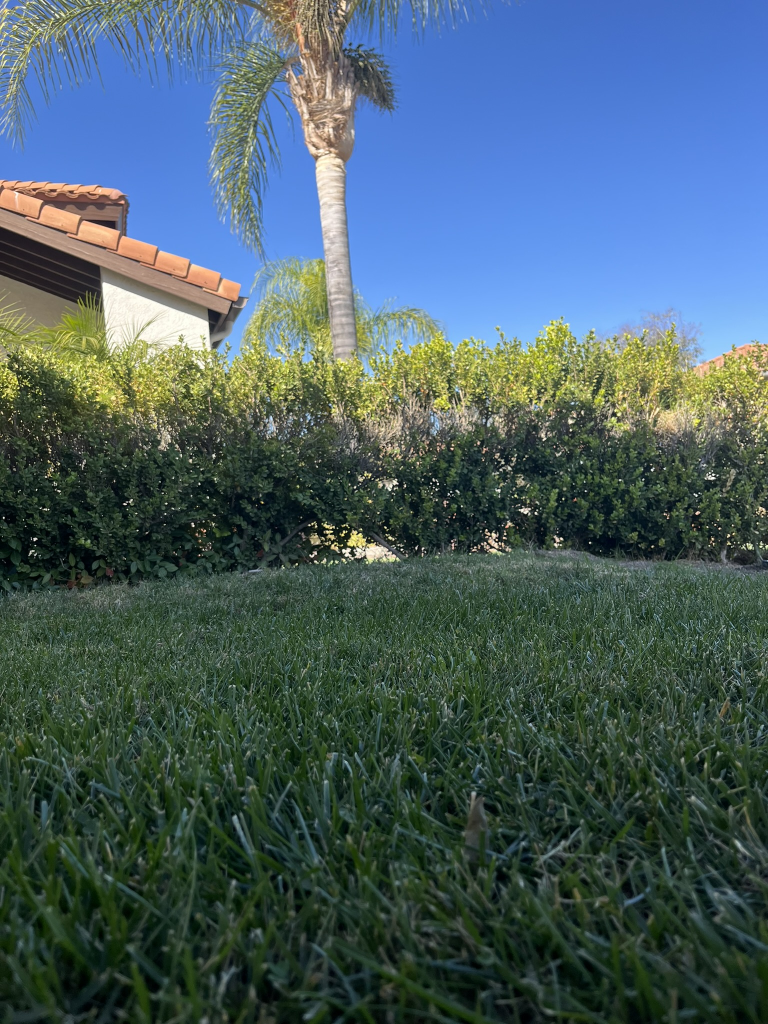
#> input picture dev/assets/s2/left.JPEG, 1536 x 2048 px (shown at 1/2 size); its folder holds 2 pictures in this run
$ python prot1.py
#> lines starting #> are read from the running program, lines starting #| are printed output that depends on the picture; after the words box and inside, x2 and y2 are one past the last pixel; in counts of white or black regions, pixels touching at a corner belong together; long printed decimals are rounded
# Proof of Concept 1
#
# Performs preprocessing, isolates largest green and non-green contours by area
# Identifies boundary by intersecting contour polygon with centerline vertical
# Crops images to +/- 100 pixels from the boundary intersect, searches for matches
# Calculates depth using matched anchor point

import cv2
import numpy as np
import math
import heapq

# get biggest contour by area
def get_max_contour(contours):
    if contours:
        return max(contours, key=cv2.contourArea)
    return None

# get intersection
def get_contour_intersection(contour, inv_contour, height, center_x):
    last_on = 0
    for y in range(height - 1, -1, -1):
        # on green contour?
        on_contour = cv2.pointPolygonTest(contour, (center_x, y), False)
        if on_contour > 0:
            last_on = y
            continue

        # if transition to inverted contour is within 3 pixels
        # limitation: if there are "islands" in the contour map, the intersection point may be skewed in the y direction
        on_inv_contour = cv2.pointPolygonTest(inv_contour, (center_x, y), False)
        if on_inv_contour == 1 and y - last_on < 3: return (center_x, y)

    return None

# crop image about grass border midline + convert to grayscale
def crop(image, border, range=100):
    midpoint = border[1]
    bottom = max(0, midpoint - range)
    top = min(image.shape[0], midpoint + range)
    return cv2.cvtColor(image[bottom:top, :], cv2.COLOR_BGR2GRAY)

# process each image
def process_image(name):
    # load image
    img = cv2.imread(f"assets/s2/{name}.JPEG")
    height, width = img.shape[:2]
    center_x = width // 2

    # gaussian blur and HSV color segments
    img_blur = cv2.GaussianBlur(img, (21, 21), 0)
    img_hsv = cv2.cvtColor(img_blur, cv2.COLOR_BGR2HSV)

    # create masks to detect green regions
    green_lower_bound = np.array([35, 40, 40])
    green_upper_bound = np.array([85, 255, 255])
    img_mask = cv2.inRange(img_hsv, green_lower_bound, green_upper_bound)
    img_mask_inv = cv2.bitwise_not(img_mask)

    # find max contours
    contours, _ = cv2.findContours(img_mask, cv2.RETR_EXTERNAL, cv2.CHAIN_APPROX_SIMPLE)
    inv_contours, _ = cv2.findContours(img_mask_inv, cv2.RETR_EXTERNAL, cv2.CHAIN_APPROX_SIMPLE)
    max_contour = get_max_contour(contours)
    max_inv_contour = get_max_contour(inv_contours)

    # find contour intersection and visualize
    border = get_contour_intersection(max_contour, max_inv_contour, height, center_x)
    if border:
        cv2.circle(img, border, 30, (0, 255, 0), 3)
        img_cropped = crop(img, border)

    # save images
    cv2.imwrite(f"output/{name}/1_blur.JPEG", img_blur)
    cv2.imwrite(f"output/{name}/2_hsv.JPEG", img_hsv)
    cv2.imwrite(f"output/{name}/3_mask.JPEG", img_mask)
    cv2.imwrite(f"output/{name}/4_mask_inv.JPEG", img_mask_inv)
    cv2.imwrite(f"output/{name}/5_marked.JPEG", img)
    cv2.imwrite(f"output/{name}/6_cropped.JPEG", img_cropped)

    return img_cropped, border

# get the average disparity among the best matches
def get_disparities(matches, k, border, x_mid):
    heap = []
    for match in matches:
        left_pt = k[0][match.queryIdx].pt
        right_pt = k[1][match.trainIdx].pt

        # check relative position to anchor x
        if ((left_pt[0] - x_mid) * (right_pt[0] - x_mid) < 0): continue

        # avg y distance
        dist_y = (abs(left_pt[1] - 100) + abs(right_pt[1] - 100)) // 2

        # calculate disparity
        left_x = border[0][0] - left_pt[0]
        right_x = border[1][0] - right_pt[0]
        disparity = abs(left_x - right_x)

        # push y, disparity pair
        heapq.heappush(heap, (dist_y, disparity))

    return heap

# find the best anchor between two images and return depth using disparity calculation
def calc_depth(left, right, left_border, right_border):
    # use ORB to detect keypoints
    orb = cv2.ORB_create()
    left_k, left_d = orb.detectAndCompute(left, None)
    right_k, right_d = orb.detectAndCompute(right, None)
    if not left_d.any() or not right_d.any(): return None

    # match feature using BFMatcher
    bf = cv2.BFMatcher(cv2.NORM_HAMMING, crossCheck=True)
    matches = bf.match(left_d, right_d)
    if len(matches) > 10:
        matches = sorted(matches, key=lambda x: x.distance)
        matches = matches[:10]
    else: return None

    # get average disparity to best anchors
    disparities = get_disparities(matches, (left_k, right_k), (left_border, right_border), left.shape[1])
    for item in disparities:
        print(item)

    return

    # vars
    baseline = 30.48
    focal_len = 15294
    # focal length = 26mm. pixel size = 1.7um

    # calculate depth
    if avg_disparity > 1:
        depth = (focal_len * baseline) / avg_disparity
        print(f"Distance to boundary: {depth:.2f} cm")
    else:
        print("Disparity is too small to calculate depth")

    # save imgs
    matches_img = cv2.drawMatches(left, left_k, right, right_k, matches[:10], None)
    #anchor_left = cv2.circle(left, tuple(math.floor(i) for i in closest[0]), 30, (0, 255, 0), 3)
    #anchor_right = cv2.circle(right, tuple(math.floor(i) for i in closest[1]), 30, (0, 255, 0), 3)
    cv2.imwrite("output/all_matches.JPEG", matches_img)
    #cv2.imwrite("output/left/7_anchor.JPEG", anchor_left)
    #cv2.imwrite("output/right/7_anchor.JPEG", anchor_right)

    return depth

# task flow
def process_imgs():
    left_cropped, left_border = process_image("left")
#> in process_image, img is the input picture: shape (2048, 1536, 3); mean B, G, R 101, 94.7, 72.8
#> in process_image, `img_hsv = cv2.cvtColor(img_blur, cv2.COLOR_BGR2HSV)`: img_hsv: shape (2048, 1536, 3); mean H, S, V 73.6, 102, 116.4
#> in process_image, `img_mask = cv2.inRange(img_hsv, green_lower_bound, green_upper_bound)`:
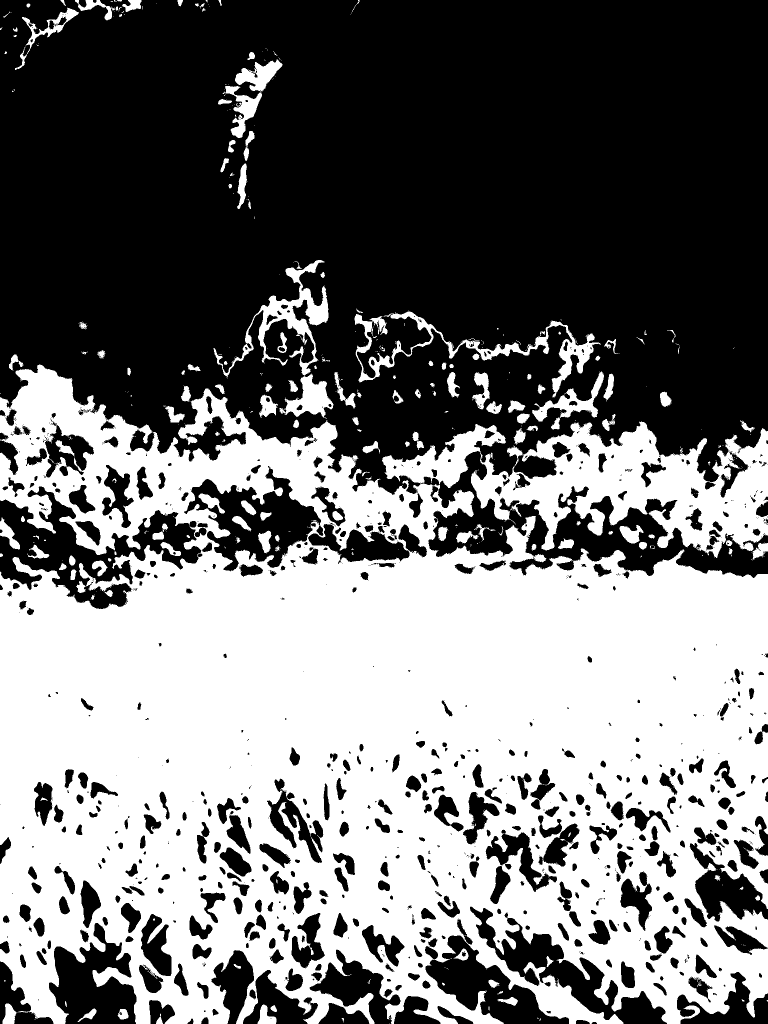
#> img_mask: shape (2048, 1536) (shown at 1/2 size); 46.2% white; 540 white regions (378 under 20 px), largest, box (x1, y1, x2, y2) and area: (0, 729, 1536, 2048) 1379380, (709, 623, 1201, 795) 11926, (427, 520, 657, 755) 10373
#> in process_image, `img_mask_inv = cv2.bitwise_not(img_mask)`: img_mask_inv: shape (2048, 1536); 53.8% white; 540 black regions (378 under 20 px)
#> in process_image, `contours, _ = cv2.findContours(img_mask, cv2.RETR_EXTERNAL, cv2.CHAIN_..`: contours = 434 contours, 315 with area under 20; largest, box (x1, y1, x2, y2) and area: (0, 729, 1536, 2048) 1566180, (709, 623, 1201, 795) 10938, (427, 520, 657, 755) 9768, (558, 747, 667, 838) 4285, (1064, 743, 1208, 859) 3831
#> in process_image, `inv_contours, _ = cv2.findContours(img_mask_inv, cv2.RETR_EXTERNAL, cv..`: inv_contours = 884 contours, 430 with area under 20; largest, box (x1, y1, x2, y2) and area: (0, 0, 1536, 1156) 1392024, (0, 973, 405, 1218) 38130, (368, 932, 647, 1143) 26072, (940, 1813, 1334, 2048) 21624, (98, 1846, 273, 2048) 20771
#> in process_image, `max_contour = get_max_contour(contours)`: max_contour = contour of 12223 points, box (x1, y1, x2, y2) (0, 729, 1536, 2048), area 1566180
#> in process_image, `max_inv_contour = get_max_contour(inv_contours)`: max_inv_contour = contour of 6579 points, box (x1, y1, x2, y2) (0, 0, 1536, 1156), area 1392024
#> the loop in get_contour_intersection, `for y in range(height - 1, -1, -1):` made 1072 passes
#> on_contour on passes 1 to 12: -1, -1, -1, -1, -1, -1, -1, -1, -1, -1, -1, -1
#> in process_image, `border = get_contour_intersection(max_contour, max_inv_contour, height..`: border = (768, 976)
#> in process_image, `cv2.circle(img, border, 30, (0, 255, 0), 3)`: img: shape (2048, 1536, 3); 0.03% of pixels changed, all inside (x1, y1, x2, y2) = (736, 944, 801, 1009)
#> in crop, `midpoint = border[1]`: midpoint = 976
#> in crop, `bottom = max(0, midpoint - range)`: bottom = 876
#> in crop, `top = min(image.shape[0], midpoint + range)`: top = 1076
#> in crop, `return cv2.cvtColor(image[bottom:top, :], cv2.COLOR_BGR2GRAY)`:
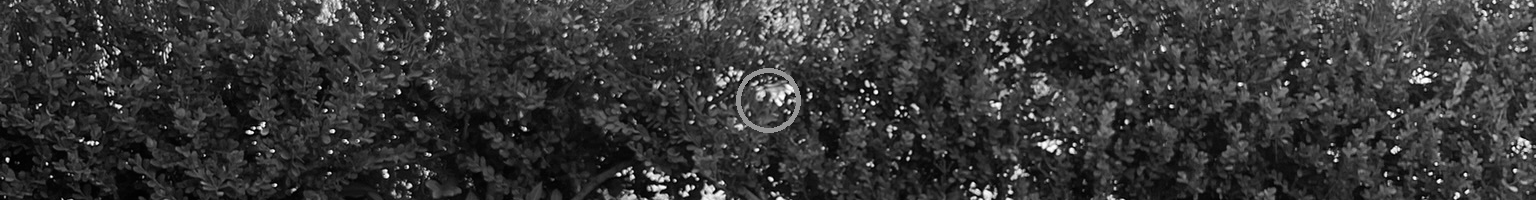
#> returned value: shape (200, 1536); min 0, max 255, mean 54.1
#> left_border = (768, 976)
    right_cropped, right_border = process_image("right")
#> call 2 of process_image, with name = 'right'
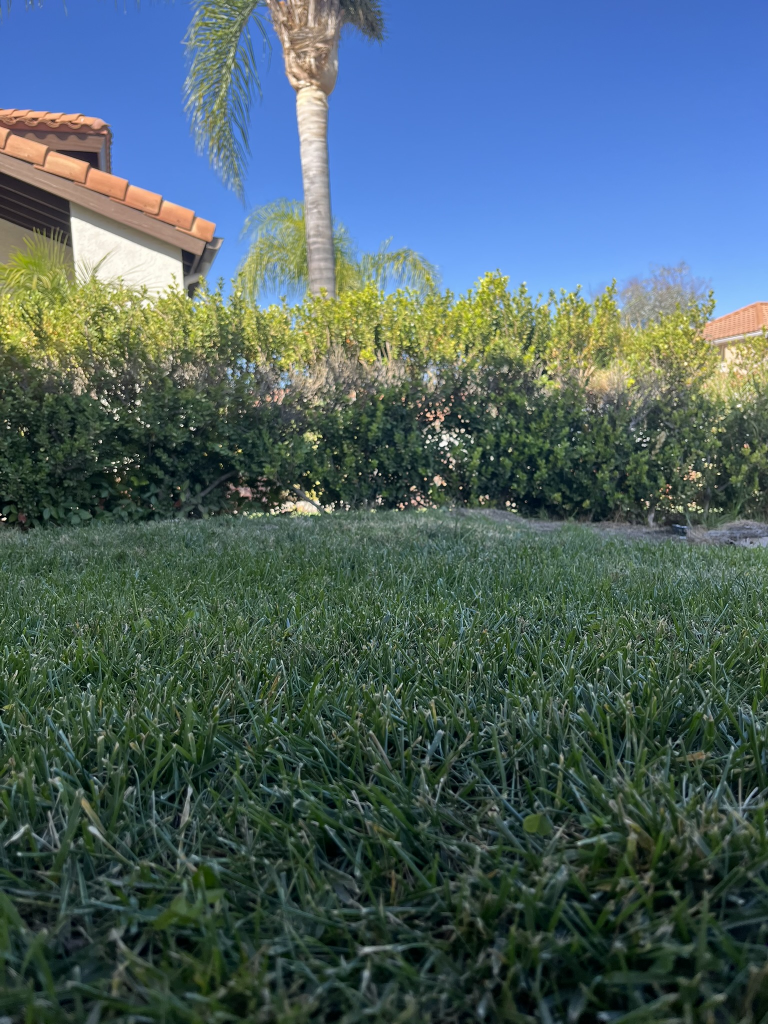
#> input picture dev/assets/s2/right.JPEG, 1536 x 2048 px (shown at 1/2 size)
#> in process_image, img is the input picture: shape (2048, 1536, 3); mean B, G, R 101.1, 97.6, 76.3
#> in process_image (call 2), `img_hsv = cv2.cvtColor(img_blur, cv2.COLOR_BGR2HSV)`: img_hsv: shape (2048, 1536, 3); mean H, S, V 72.7, 96.2, 117.2
#> in process_image (call 2), `img_mask = cv2.inRange(img_hsv, green_lower_bound, green_upper_bound)`:
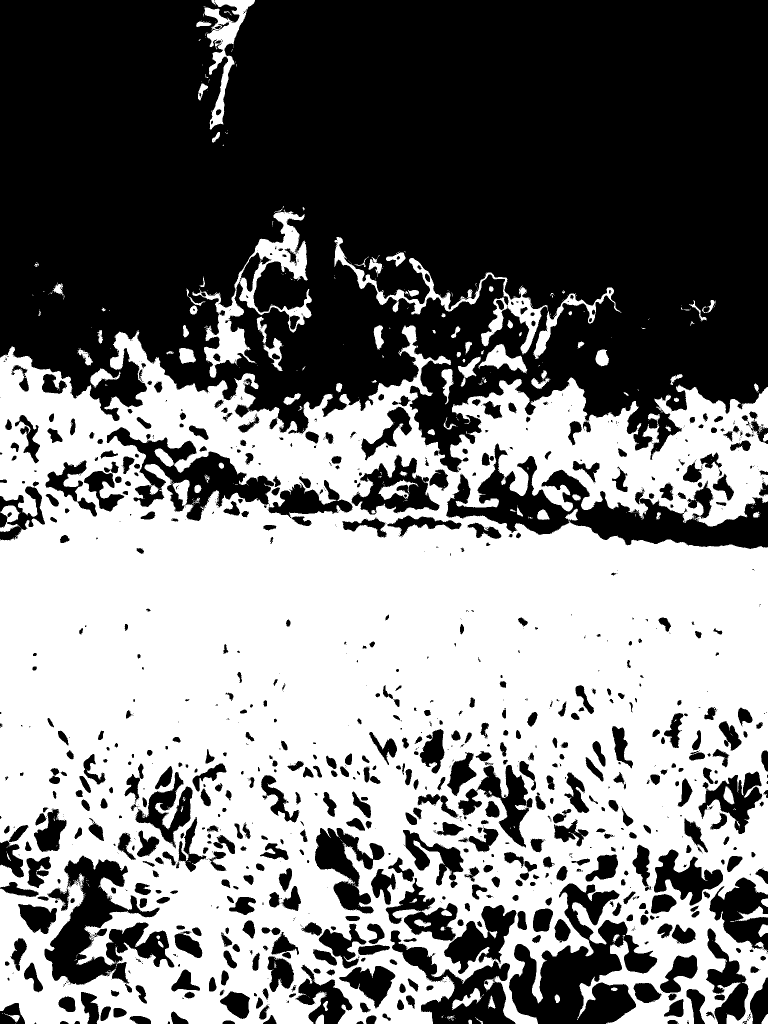
#> img_mask: shape (2048, 1536) (shown at 1/2 size); 48.7% white; 585 white regions (475 under 20 px), largest, box (x1, y1, x2, y2) and area: (0, 651, 1536, 2048) 1469512, (385, 419, 624, 756) 16926, (668, 474, 1096, 709) 10896
#> in process_image (call 2), `img_mask_inv = cv2.bitwise_not(img_mask)`: img_mask_inv: shape (2048, 1536); 51.3% white; 585 black regions (475 under 20 px)
#> in process_image (call 2), `contours, _ = cv2.findContours(img_mask, cv2.RETR_EXTERNAL, cv2.CHAIN_..`: contours = 358 contours, 276 with area under 20; largest, box (x1, y1, x2, y2) and area: (0, 651, 1536, 2048) 1769986, (385, 419, 624, 756) 18564, (668, 474, 1096, 709) 10500, (409, 0, 510, 259) 6986, (1067, 575, 1243, 718) 2938
#> in process_image (call 2), `inv_contours, _ = cv2.findContours(img_mask_inv, cv2.RETR_EXTERNAL, cv..`: inv_contours = 1106 contours, 569 with area under 20; largest, box (x1, y1, x2, y2) and area: (0, 0, 1536, 945) 1211565, (892, 887, 1536, 1098) 44863, (1018, 1767, 1315, 2048) 37502, (89, 1711, 349, 1970) 27202, (213, 854, 548, 1042) 20942
#> in process_image (call 2), `max_contour = get_max_contour(contours)`: max_contour = contour of 9661 points, box (x1, y1, x2, y2) (0, 651, 1536, 2048), area 1769986
#> in process_image (call 2), `max_inv_contour = get_max_contour(inv_contours)`: max_inv_contour = contour of 4182 points, box (x1, y1, x2, y2) (0, 0, 1536, 945), area 1211565
#> the loop in get_contour_intersection (call 2), `for y in range(height - 1, -1, -1):` made 1278 passes
#> on_contour on passes 2 to 13: 1, 1, 1, 1, 1, 1, 1, 1, 1, 1, 1, 1
#> (on_contour, on_inv_contour) on pass 1: (0, -1)
#> in process_image (call 2), `border = get_contour_intersection(max_contour, max_inv_contour, height..`: border = (768, 770)
#> in process_image (call 2), `cv2.circle(img, border, 30, (0, 255, 0), 3)`: img: shape (2048, 1536, 3); 0.03% of pixels changed, all inside (x1, y1, x2, y2) = (736, 738, 801, 803)
#> call 2 of crop, with border = (768, 770), range = 100
#> in crop (call 2), `midpoint = border[1]`: midpoint = 770
#> in crop (call 2), `bottom = max(0, midpoint - range)`: bottom = 670
#> in crop (call 2), `top = min(image.shape[0], midpoint + range)`: top = 870
#> in crop (call 2), `return cv2.cvtColor(image[bottom:top, :], cv2.COLOR_BGR2GRAY)`:
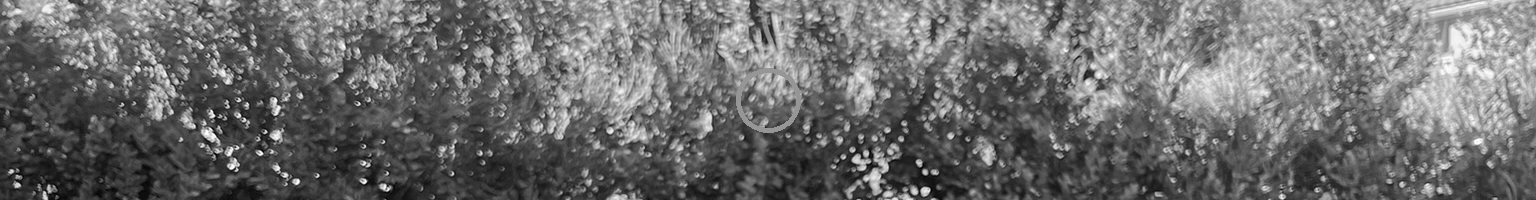
#> returned value: shape (200, 1536); min 1, max 254, mean 108.4
#> right_border = (768, 770)

    print(f"Left border: {left_border}")
#| Left border: (768, 976)
    print(f"Right border: {right_border}")
#| Right border: (768, 770)

    if left_border and right_border:
        depth = calc_depth(left_cropped, right_cropped, left_border, right_border)
#> in calc_depth, `left_k, left_d = orb.detectAndCompute(left, None)`: left_k = 469 keypoints; strongest (x, y, size): (876, 92, 31), (872, 102, 31), (901, 108, 31), (1425, 72, 31)
#> in calc_depth, `right_k, right_d = orb.detectAndCompute(right, None)`: right_k = 469 keypoints; strongest (x, y, size): (261, 153, 31), (214, 115, 31), (231, 168, 31), (266, 131, 31)
#> in calc_depth, `matches = bf.match(left_d, right_d)`: matches = 166 matches
#> in calc_depth, `matches = bf.match(left_d, right_d)`:
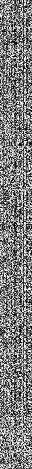
#> left_d: shape (469, 32); min 0, max 255, mean 125.2
#> in calc_depth, `matches = matches[:10]`: matches = 10 matches
#> the loop in get_disparities, `for match in matches:` made 10 passes
#> (left_pt, right_pt, dist_y, left_x, right_x, disparity) on passes 1 to 10: ((1071, 149), (180.4, 118.2), 33, -303, 587.6, 890.6), ((1429.2, 80.4), (275, 114), 16, -661.2, 493, 1154.2), ((262.1, 123.8), (212.5, 136.5), 30, 505.9, 555.5, 49.54), ((1411.2, 80.64), (537.1, 126.5), 22, -643.2, 230.9, 874.1), ((778.8, 77.14), (169.2, 109.5), 16, -10.84, 598.8, 609.6), ((264, 123), (453, 146), 34, 504, 315, 189), ((1427.3, 79.49), (274.8, 114), 17, -659.3, 493.2, 1152.5), ((91.24, 76.72), (201.6, 144), 33, 676.8, 566.4, 110.4), ((1411, 82), (248.4, 122.4), 20, -643, 519.6, 1162.6), ((723.7, 82.94), (1067, 148.3), 32, 44.31, -299, 343.4)
#> in calc_depth, `disparities = get_disparities(matches, (left_k, right_k), (left_border..`: disparities = [(16, 609.6), (16, 1154.2), (17, 1152.5), (20, 1162.6), (22, 874.1), (34, 189), (30, 49.54), (33, 890.6), (33, 110.4), (32, 343.4)]
#> the loop in calc_depth, `for item in disparities:` made 10 passes
#| (16.0, 609.639)
#| (16.0, 1154.200)
#| (17.0, 1152.528)
#| (20.0, 1162.600)
#| (22.0, 874.138)
#| (34.0, 189.0)
#| (30.0, 49.536)
#| (33.0, 890.597)
#> (further printed lines are left out)

if __name__ == "__main__":
    process_imgs()
